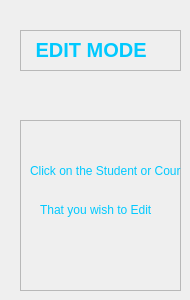
     <widget class="QWidget" name="DefaultEditPage">
      <widget class="QFrame" name="frame_9">
       <property name="geometry">
        <rect>
         <x>20</x>
         <y>30</y>
         <width>161</width>
         <height>41</height>
        </rect>
       </property>
       <property name="styleSheet">
        <string notr="true">QFrame {
    border: 2px solid #00C9FF;
}

QFrame &gt; * {
    border: none;
}</string>
       </property>
       <property name="frameShape">
        <enum>QFrame::StyledPanel</enum>
       </property>
       <property name="frameShadow">
        <enum>QFrame::Raised</enum>
       </property>
       <widget class="QLabel" name="label_12">
        <property name="geometry">
         <rect>
          <x>10</x>
          <y>10</y>
          <width>151</width>
          <height>20</height>
         </rect>
        </property>
        <property name="font">
         <font>
          <pointsize>15</pointsize>
          <weight>75</weight>
          <bold>true</bold>
         </font>
        </property>
        <property name="styleSheet">
         <string notr="true">QLabel {
    color: #00C9FF;
}</string>
        </property>
        <property name="text">
         <string> EDIT MODE</string>
        </property>
       </widget>
      </widget>
      <widget class="QFrame" name="frame_10">
       <property name="geometry">
        <rect>
         <x>20</x>
         <y>120</y>
         <width>161</width>
         <height>171</height>
        </rect>
       </property>
       <property name="styleSheet">
        <string notr="true">QFrame {
    border: 2px solid #00C9FF;
}

QFrame &gt; * {
    border: none;
}</string>
       </property>
       <property name="frameShape">
        <enum>QFrame::StyledPanel</enum>
       </property>
       <property name="frameShadow">
        <enum>QFrame::Raised</enum>
       </property>
       <widget class="QLabel" name="label_13">
        <property name="geometry">
         <rect>
          <x>10</x>
          <y>30</y>
          <width>151</width>
          <height>41</height>
         </rect>
        </property>
        <property name="styleSheet">
         <string notr="true">QLabel {
    color: #00C9FF;
}</string>
        </property>
        <property name="text">
         <string>Click on the Student or Course</string>
        </property>
       </widget>
       <widget class="QLabel" name="label_14">
        <property name="geometry">
         <rect>
          <x>20</x>
          <y>80</y>
          <width>121</width>
          <height>20</height>
         </rect>
        </property>
        <property name="styleSheet">
         <string notr="true">QLabel {
    color: #00C9FF;
}</string>
        </property>
        <property name="text">
         <string>That you wish to Edit</string>
        </property>
       </widget>
      </widget>
     </widget>
